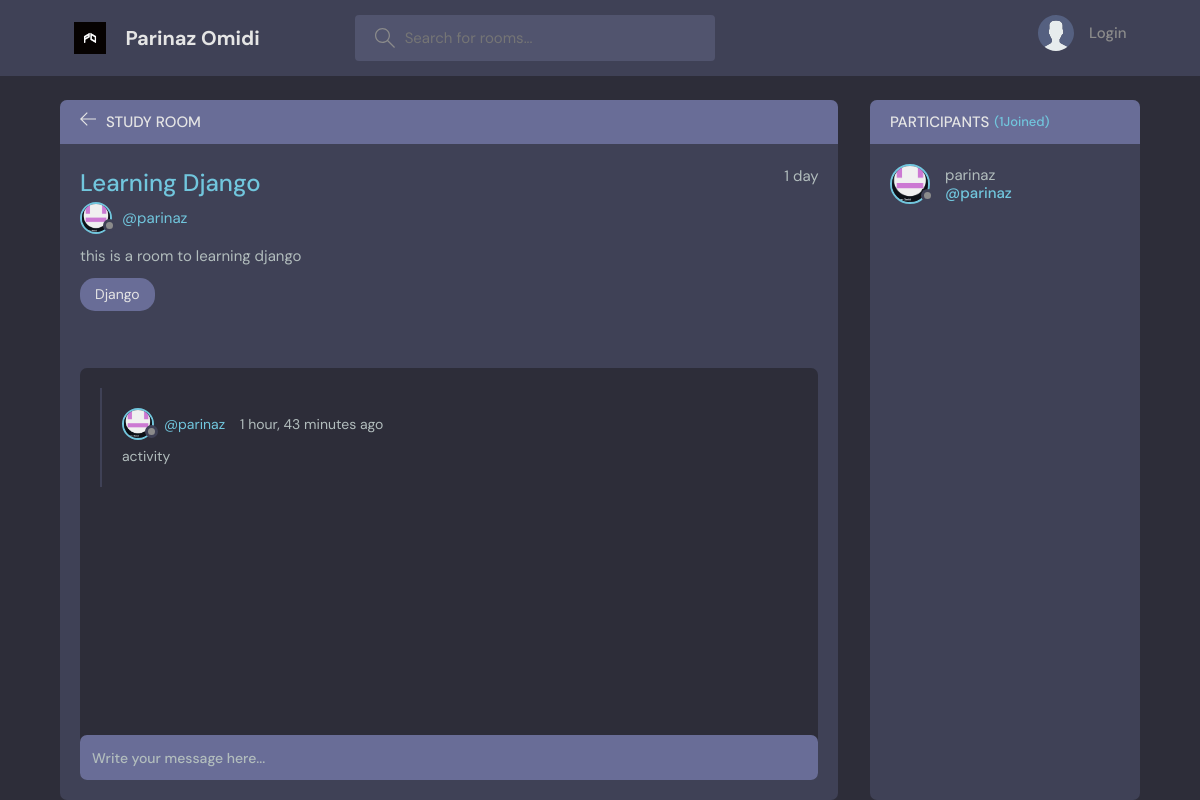
Page /room/2/ on the committed database.
### playground/models.py (models this page shows, shortened)
class Room(models.Model):
   host= models.ForeignKey(User, on_delete= models.SET_NULL, null = True)
   topic = models.ForeignKey(Topic, on_delete = models.SET_NULL, null = True)
   name = models.CharField(max_length =200)
   description = models.TextField(null= True, blank= True)
   participants= models.ManyToManyField(User, related_name ='participants', blank=True)
   updated = models.DateTimeField(auto_now= True)
   created = models.DateTimeField(auto_now_add= True)
   class Meta:
       ordering = ['-updated', '-created']

class User(AbstractUser):
    name = models.CharField(max_length=200, null= True)
    email = models.EmailField(unique=True, null=False)
    bio = models.TextField(null=True)
    avatar = models.ImageField(null=True, default='avatar.svg')
    REQUIRED_FIELDS = []  # Additional required fields (username is already required by AbstractUser)

class Topic(models.Model):
   name = models.CharField(max_length =200)
   def __str__(self):
       return self.name

class Message(models.Model):
   user = models.ForeignKey(User, on_delete=models.CASCADE)
   room = models.ForeignKey(Room, on_delete=models.CASCADE)
   body = models.TextField()
   updated = models.DateTimeField(auto_now=True)
   created = models.DateTimeField(auto_now_add=True)
   class Meta:
       ordering = ['-updated', '-created']

### playground/views.py (the view, shortened to what this page needs)
# urls.py: path('room/<str:pk>/', views.room, name= 'room'),
def room(request, pk):
   room = Room.objects.get(id=pk)
   room_message = room.message_set.all()
   participants = room.participants.all()
   if request.user.is_authenticated:
        room.participants.add(request.user)
   context ={'room': room, 'room_message': room_message,
             'participants': participants}
   return render (request,'playground/room.html', context )

### playground/templates/playground/room.html (shortened to what this page needs)
{% extends "main.html" %}
{% block content%}
<main class="profile-page layout layout--2">
      <div class="container">
        <div class="room">
          <div class="room__top">
            <div class="room__topLeft">
              <a href="{% url 'home'%}">
                <svg version="1.1" xmlns="http://www.w3.org/2000/svg" width="32" height="32" viewBox="0 0 32 32">
                  <title>arrow-left</title>
                  <path
                    d="M13.723 2.286l-13.723 13.714 13.719 13.714 1.616-1.611-10.96-10.96h27.625v-2.286h-27.625l10.965-10.965-1.616-1.607z"
                  ></path>
                </svg>
              </a>
              <h3>Study Room</h3>
            </div>
          </div>
          <div class="room__box scroll">
            <div class="room__header scroll">
              <div class="room__info">
                <h3>{{room.name}}</h3>
                <span>{{room.created|timesince}}</span>
              </div>
              <div class="room__hosted">
                <a href="{% url 'user-profile' room.host.id %}" class="room__author">
                  <div class="avatar avatar--small">
                    <img src="{{room.host.avatar.url}}" />
                  </div>
                  <span>@{{room.host.username}}</span>
                </a>
              </div>
              <div class="room__details">
                {{room.description}}
              </div>
              <span class="room__topics">{{room.topic}}</span>
            </div>
            <div class="room__conversation">
              <div class="threads scroll">
                {% for message in room_message %}
                <div class="thread">
                  <div class="thread__top">
                    <div class="thread__author">
                      <a href="{% url 'user-profile' message.user.id  %}" class="thread__authorInfo">
                        <div class="avatar avatar--small">
                          <img src="{{message.user.avatar.url}}" />
                        </div>
                        <span>@{{message.user.username}}</span>
                      </a>
                      <span class="thread__date">{{message.created|timesince}} ago</span>
                    </div>
                  </div>
                  <div class="thread__details">
                  {{message.body}}
                  </div>
                </div>
                {% endfor %}
              </div>
            </div>
          </div>
          <div class="room__message">
            <form action="" method='POST'>
              <input name="body" placeholder="Write your message here..." />
            </form>
          </div>
        </div>
        <div class="participants">
          <h3 class="participants__top">Participants <span>({{participants.count}}Joined)</span></h3>
          <div class="participants__list scroll">
            {%for user in participants%}
            <a href="{% url 'user-profile' user.id %}" class="participant">
              <div class="avatar avatar--medium">
                <img src="{{user.avatar.url}}" />
              </div>
              <p>
                {{user.username}}
                <span>@{{user.username}}</span>
              </p>
            </a>
            {%endfor%}
          </div>
        </div>
      </div>
</main>
{% endblock content%}

### rows in the picture
Room: name "Learning Django", created "1 day", host.avatar (picture), host.username "parinaz", description "this is a room to learning django", topic "Django"
Message: user.avatar (picture), user.username "parinaz", created "1 hour, 43 minutes", body "activity"
User: avatar (picture), username "parinaz"

### other values in the picture
{{ participants.count }} "1"
